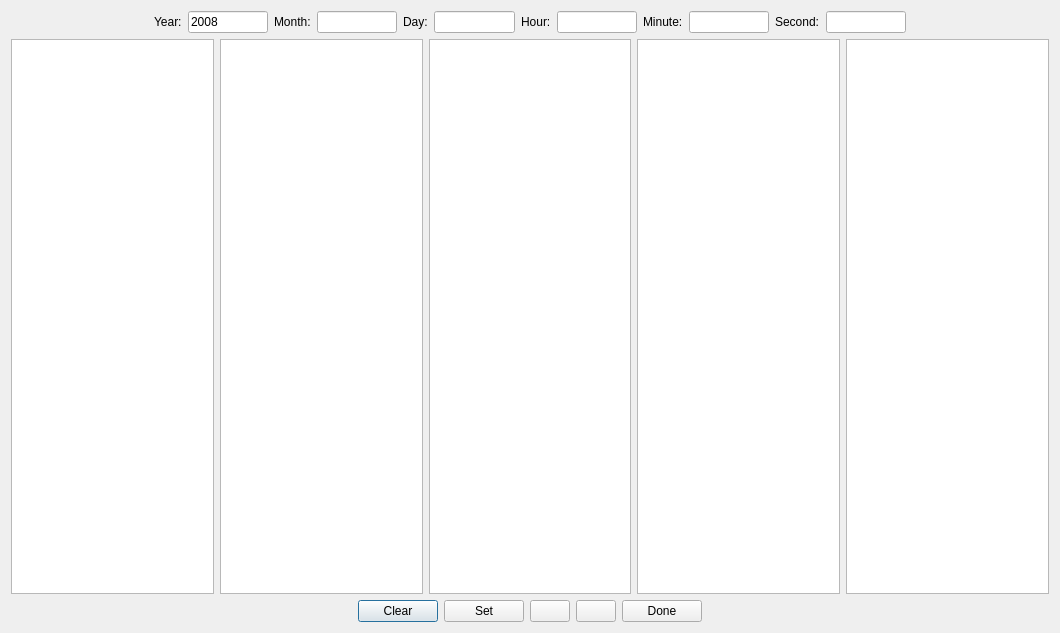
<ui version="4.0">
 <class>Synchronize</class>
 <widget class="QDialog" name="Synchronize">
  <property name="geometry">
   <rect>
    <x>0</x>
    <y>0</y>
    <width>1060</width>
    <height>633</height>
   </rect>
  </property>
  <property name="windowTitle">
   <string>Synchronize time</string>
  </property>
  <layout class="QGridLayout">
   <item row="0" column="0">
    <spacer>
     <property name="orientation">
      <enum>Qt::Horizontal</enum>
     </property>
     <property name="sizeHint" stdset="0">
      <size>
       <width>221</width>
       <height>20</height>
      </size>
     </property>
    </spacer>
   </item>
   <item row="0" column="1" colspan="3">
    <layout class="QGridLayout">
     <property name="margin">
      <number>0</number>
     </property>
     <property name="spacing">
      <number>6</number>
     </property>
     <item row="0" column="3">
      <widget class="QLineEdit" name="MonthLineEdit"/>
     </item>
     <item row="0" column="1">
      <widget class="QLineEdit" name="YearLineEdit">
       <property name="text">
        <string>2008</string>
       </property>
      </widget>
     </item>
     <item row="0" column="0">
      <widget class="QLabel" name="label_2">
       <property name="text">
        <string>Year:</string>
       </property>
      </widget>
     </item>
     <item row="0" column="8">
      <widget class="QLabel" name="label_6">
       <property name="text">
        <string>Minute:</string>
       </property>
      </widget>
     </item>
     <item row="0" column="11">
      <widget class="QLineEdit" name="SecondLineEdit"/>
     </item>
     <item row="0" column="7">
      <widget class="QLineEdit" name="HourLineEdit"/>
     </item>
     <item row="0" column="5">
      <widget class="QLineEdit" name="DayLineEdit"/>
     </item>
     <item row="0" column="4">
      <widget class="QLabel" name="label_4">
       <property name="text">
        <string>Day:</string>
       </property>
      </widget>
     </item>
     <item row="0" column="6">
      <widget class="QLabel" name="label_5">
       <property name="text">
        <string>Hour:</string>
       </property>
      </widget>
     </item>
     <item row="0" column="2">
      <widget class="QLabel" name="label_3">
       <property name="text">
        <string>Month:</string>
       </property>
      </widget>
     </item>
     <item row="0" column="9">
      <widget class="QLineEdit" name="MinuteLineEdit"/>
     </item>
     <item row="0" column="10">
      <widget class="QLabel" name="label_7">
       <property name="text">
        <string>Second:</string>
       </property>
      </widget>
     </item>
    </layout>
   </item>
   <item row="0" column="4">
    <spacer>
     <property name="orientation">
      <enum>Qt::Horizontal</enum>
     </property>
     <property name="sizeHint" stdset="0">
      <size>
       <width>221</width>
       <height>20</height>
      </size>
     </property>
    </spacer>
   </item>
   <item row="1" column="0" colspan="5">
    <layout class="QGridLayout">
     <property name="margin">
      <number>0</number>
     </property>
     <property name="spacing">
      <number>6</number>
     </property>
     <item row="0" column="3">
      <widget class="QTableWidget" name="tableWidget4"/>
     </item>
     <item row="0" column="1">
      <widget class="QTableWidget" name="tableWidget2"/>
     </item>
     <item row="0" column="0">
      <widget class="QTableWidget" name="tableWidget1"/>
     </item>
     <item row="0" column="2">
      <widget class="QTableWidget" name="tableWidget3"/>
     </item>
     <item row="0" column="4">
      <widget class="QTableWidget" name="tableWidget5"/>
     </item>
    </layout>
   </item>
   <item row="2" column="0" colspan="2">
    <spacer>
     <property name="orientation">
      <enum>Qt::Horizontal</enum>
     </property>
     <property name="sizeHint" stdset="0">
      <size>
       <width>301</width>
       <height>20</height>
      </size>
     </property>
    </spacer>
   </item>
   <item row="2" column="2">
    <layout class="QHBoxLayout">
     <property name="spacing">
      <number>6</number>
     </property>
     <property name="margin">
      <number>0</number>
     </property>
     <item>
      <widget class="QPushButton" name="clearButton">
       <property name="toolTip">
        <string>Clear cells contents</string>
       </property>
       <property name="text">
        <string>Clear</string>
       </property>
      </widget>
     </item>
     <item>
      <widget class="QPushButton" name="setButton">
       <property name="toolTip">
        <string>Set configuration to liberas</string>
       </property>
       <property name="text">
        <string>Set</string>
       </property>
      </widget>
     </item>
     <item>
      <widget class="QPushButton" name="loadConfButton">
       <property name="minimumSize">
        <size>
         <width>31</width>
         <height>0</height>
        </size>
       </property>
       <property name="toolTip">
        <string>Load configuration</string>
       </property>
       <property name="text">
        <string/>
       </property>
       <property name="icon">
        <iconset resource="ctdibpm.qrc">
         <normaloff>:/icons/icons/open.png</normaloff>:/icons/icons/open.png</iconset>
       </property>
      </widget>
     </item>
     <item>
      <widget class="QPushButton" name="saveConfButton">
       <property name="minimumSize">
        <size>
         <width>31</width>
         <height>0</height>
        </size>
       </property>
       <property name="toolTip">
        <string>Save configuration</string>
       </property>
       <property name="text">
        <string/>
       </property>
       <property name="icon">
        <iconset resource="ctdibpm.qrc">
         <normaloff>:/icons/icons/save.png</normaloff>:/icons/icons/save.png</iconset>
       </property>
      </widget>
     </item>
     <item>
      <widget class="QPushButton" name="doneButton">
       <property name="toolTip">
        <string>Clear cells contents</string>
       </property>
       <property name="text">
        <string>Done</string>
       </property>
      </widget>
     </item>
    </layout>
   </item>
   <item row="2" column="3" colspan="2">
    <spacer>
     <property name="orientation">
      <enum>Qt::Horizontal</enum>
     </property>
     <property name="sizeHint" stdset="0">
      <size>
       <width>221</width>
       <height>20</height>
      </size>
     </property>
    </spacer>
   </item>
  </layout>
 </widget>
 <tabstops>
  <tabstop>YearLineEdit</tabstop>
  <tabstop>MonthLineEdit</tabstop>
  <tabstop>DayLineEdit</tabstop>
  <tabstop>HourLineEdit</tabstop>
  <tabstop>MinuteLineEdit</tabstop>
  <tabstop>SecondLineEdit</tabstop>
  <tabstop>tableWidget1</tabstop>
  <tabstop>tableWidget2</tabstop>
  <tabstop>tableWidget3</tabstop>
  <tabstop>tableWidget4</tabstop>
  <tabstop>tableWidget5</tabstop>
 </tabstops>
 <resources>
  <include location="ctdibpm.qrc"/>
 </resources>
 <connections/>
</ui>
